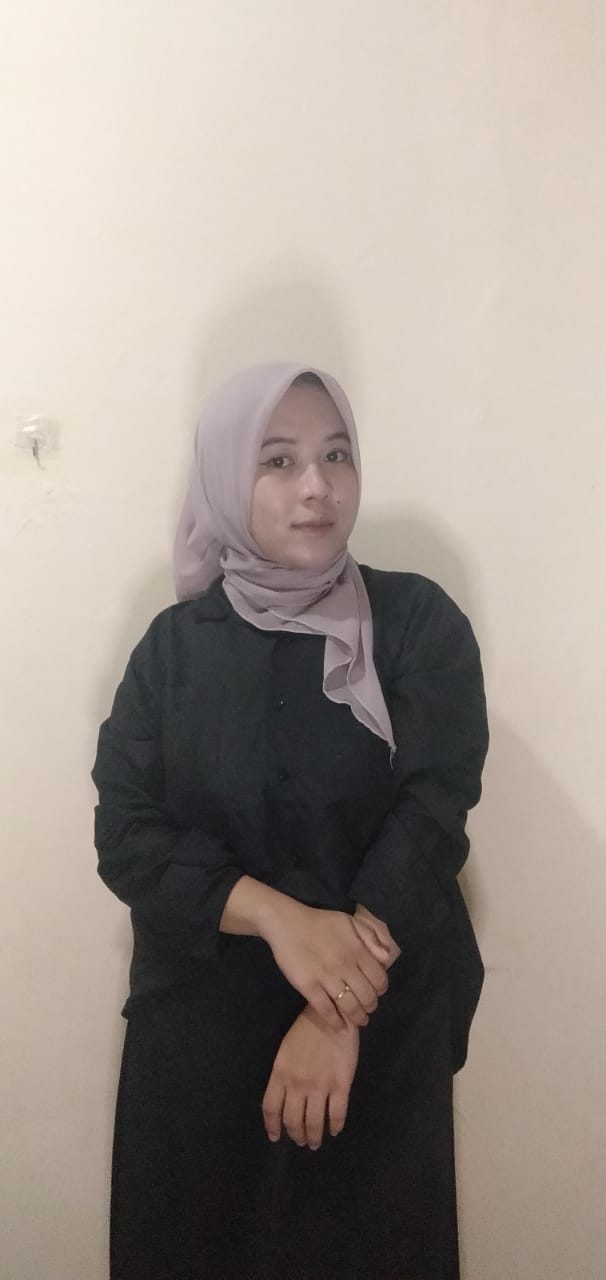
#> input picture my foto.jpg, 606 x 1280 px
$ jupyter execute Projek_UAS_UN.ipynb
#> lines starting #> are read from the running program, lines starting #| are printed output that depends on the picture
[cell 1]
# Import pustaka yang diperlukan
import cv2

[cell 2]
# Membaca gambar
image = cv2.imread('my foto.jpg')
#> image is the input picture: shape (1280, 606, 3); mean B, G, R 140.8, 148.4, 158.3

[cell 3]
# Menampilkan citra asli
cv2.imshow('Citra Asli', image)
cv2.waitKey(0)

[cell 4]
# Memutar citra
rotated_image = cv2.rotate(image, cv2.ROTATE_90_CLOCKWISE)
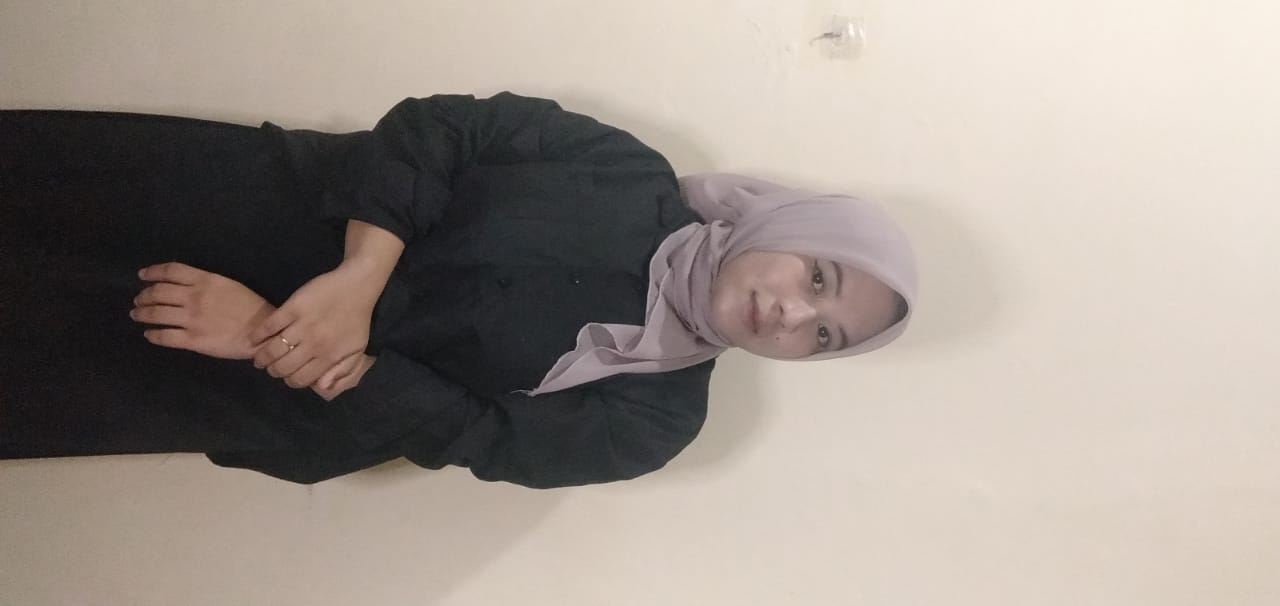
#> rotated_image: shape (606, 1280, 3); mean B, G, R 140.8, 148.4, 158.3

# Menampilkan citra yang diputar
cv2.imshow('Citra Diputar', rotated_image)
cv2.waitKey(0)

[cell 5]
# Mengubah ukuran citra
resized_image = cv2.resize(image, (256, 256))
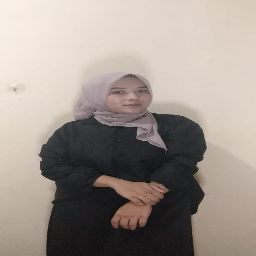
#> resized_image: shape (256, 256, 3); mean B, G, R 140.8, 148.4, 158.3

# Menampilkan citra yang diubah ukurannya
cv2.imshow('Citra Diubah Ukuran', resized_image)
cv2.waitKey(0)

[cell 6]
# Memotong citra
cropped_image = image[100:200, 100:200]
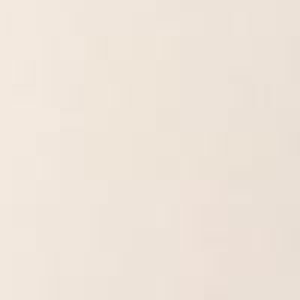
#> cropped_image: shape (100, 100, 3) (shown 3 times larger); mean B, G, R 217.7, 228, 238.3

# Menampilkan citra yang dipotong
cv2.imshow('Citra Dipotong', cropped_image)
cv2.waitKey(0)

[cell 7]
# Membalik citra
flipped_image = cv2.flip(image, 1)
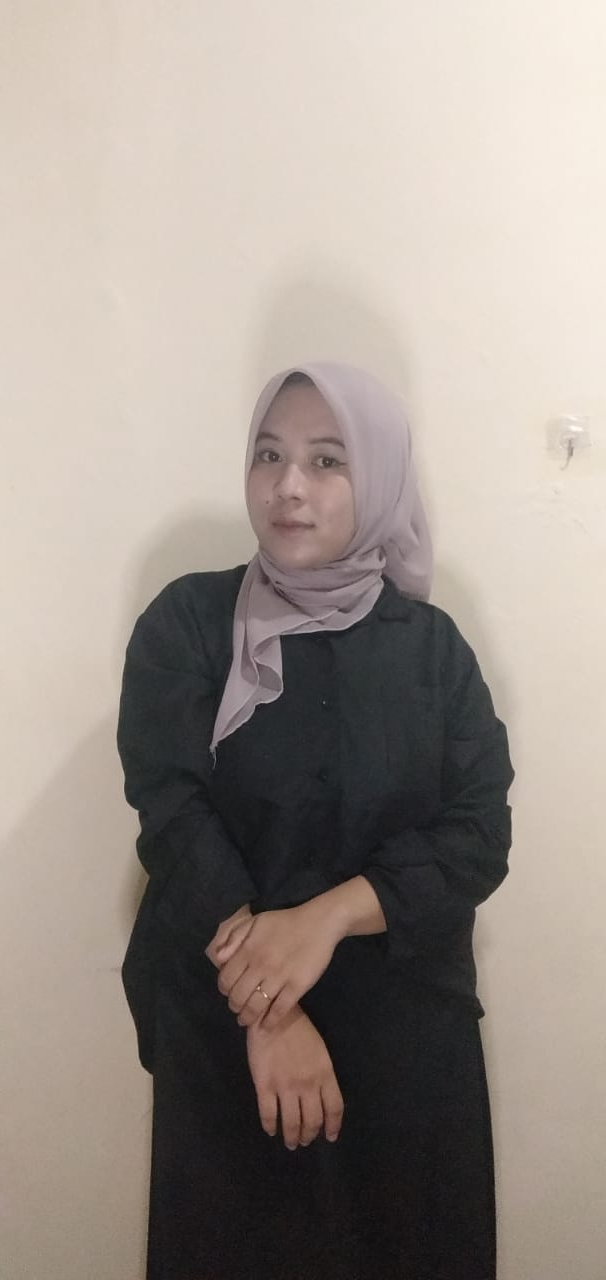
#> flipped_image: shape (1280, 606, 3); mean B, G, R 140.8, 148.4, 158.3

# Menampilkan citra yang dibalik
cv2.imshow('Citra Dibalik', flipped_image)
cv2.waitKey(0)

[cell 8]
# Menerjemahkan citra
translated_image = cv2.pyrUp(image)

# Menampilkan citra yang diterjemahkan
cv2.imshow('Citra Diterjemahkan', translated_image)
cv2.waitKey(0)

# Menutup semua jendela
cv2.destroyAllWindows()
